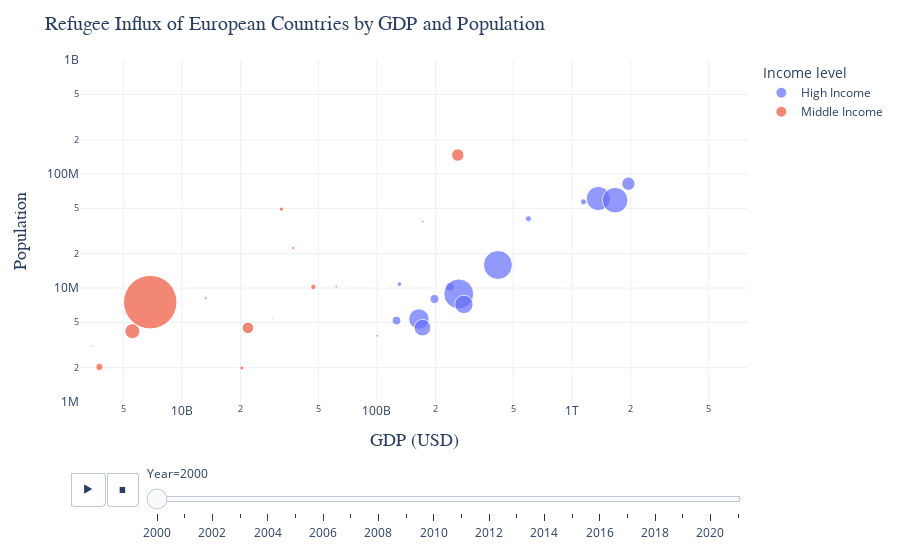

The notebook cell this image was saved under:
### Code cell
import wbdata
import datetime
import pandas as pd
import pycountry
from pycountry_convert import country_alpha2_to_continent_code, convert_continent_code_to_continent_name

df = pd.read_csv("../data/population1.csv")
df = df.dropna(subset=['Country of origin (ISO)', 'Country of asylum (ISO)'])

# Define a function to determine the continent of each country
def iso_to_continent(country_iso):
    try:
        country = pycountry.countries.get(alpha_3=country_iso)
        country_alpha2 = country.alpha_2
        continent_code = country_alpha2_to_continent_code(country_alpha2)
        continent_name = convert_continent_code_to_continent_name(continent_code)
        return continent_name
    except (KeyError, AttributeError):
        return None
    
# Clean dataset
df['asy_continent'] = df['Country of asylum (ISO)'].apply(iso_to_continent)

df = df.dropna()
df2 =df[df["asy_continent"]=="Europe"]
df2 = df2[df2["Year"]>=2000]
df2 = df2[df2["Year"]<=2021]
df3 = df2.groupby(["Country of asylum", "Country of asylum (ISO)", "Year"]).sum("Refugees under UNHCR's mandate")
df4 = df3[df3["Refugees under UNHCR's mandate"] != 0].reset_index()

df4.to_csv('gdp.csv', index=False)


# Function to get the population, GDP, and income level for each country
for index, row in df4.iterrows():
    # print(row["Country of asylum (ISO)"])
    data_date = datetime.datetime(row["Year"], 1, 1)
    # print(row["Year"])
    gdp_data = wbdata.get_data("NY.GDP.MKTP.CD", country=row["Country of asylum (ISO)"], data_date=data_date)
    population_data = wbdata.get_data("SP.POP.TOTL", country=row["Country of asylum (ISO)"], data_date=data_date)
    if row["Year"] == 2021:
        gni_data = wbdata.get_data("NY.GNP.MKTP.PC.CD", country=row["Country of asylum (ISO)"], data_date=datetime.datetime(2020, 1, 1))
    else:
        gni_data = wbdata.get_data("NY.GNP.MKTP.PC.CD", country=row["Country of asylum (ISO)"], data_date=data_date)

    df4.at[index, "GDP"] = gdp_data[0]["value"]
    df4.at[index, "Population"] = population_data[0]["value"]

    if row["Country of asylum (ISO)"] == "GRC":
        df4.at[index, "Income level"] = "High Income"
    elif row["Country of asylum (ISO)"] == "LIE":
        df4.at[index, "Income level"] = "High Income"
    elif row["Country of asylum (ISO)"] == "MCO":
        df4.at[index, "Income level"] = "High Income"
    elif gni_data[0]["value"] > 12475:
        df4.at[index, "Income level"] = "High Income"
    elif gni_data[0]["value"] < 12475:
        df4.at[index, "Income level"] = "Middle Income"

df4.to_csv('gdp.csv', index=False)

# Plot with plotly
import plotly.express as px
df = px.data.gapminder()

fig = px.scatter(df4, x="GDP", y="Population", animation_frame="Year",animation_group="Country of asylum",
                 size="Refugees under UNHCR's mandate", color="Income level", range_x=[3000000000,8000000000000], range_y=[1000000,1000000000],
                 category_orders={"Income level": ["High Income", "Middle Income"]},
                 hover_name="Country of asylum", log_x=True, log_y=True, size_max=60)

fig.update_xaxes(title_text="GDP (USD)")
fig.update_layout(template="plotly_white",
    title=dict(
    text="Refugee Influx of European Countries by GDP and Population",
    font=dict(
    family="Arial", size=20)
    ),

    yaxis_title=dict(
    # text="Asylum Countries of Ukraine Refugees from 2014 to 2022",
    font=dict(
    family="Arial", size=18)
    ),

    xaxis_title=dict(
    # text="Asylum Countries of Ukraine Refugees from 2014 to 2022",
    font=dict(
    family="Arial", size=18)
    ))
fig.show()

### Figure 1 — Plotly figure (JSON) as saved in the notebook; plotly's stock layout.template omitted (floating-point values rounded to 4 significant figures)
{"data": [{"hovertemplate": "<b>%{hovertext}</b><br><br>Income level=High Income<br>Year=2000<br>GDP=%{x}<br>Population=%{y}<br>Refugees under UNHCR's mandate=%{marker.size}<extra></extra>", "hovertext": ["Austria", "Belgium", "Denmark", "Finland", "France", "Germany", "Greece", "Iceland", "Ireland", "Italy", "Liechtenstein", "Netherlands", "Norway", "Spain", "Sweden", "Switzerland", "United Kingdom of Great Britain and Northern Ireland"], "ids": ["Austria", "Belgium", "Denmark", "Finland", "France", "Germany", "Greece", "Iceland", "Ireland", "Italy", "Liechtenstein", "Netherlands", "Norway", "Spain", "Sweden", "Switzerland", "United Kingdom of Great Britain and Northern Ireland"], "legendgroup": "High Income", "marker": {"color": "#636efa", "size": [13878, 13042, 70857, 13151, 98970, 30000, 3653, 235, 1270, 6228, 70, 141565, 47152, 6153, 151548, 57542, 111266], "sizemode": "area", "sizeref": 338.3, "symbol": "circle"}, "mode": "markers", "name": "High Income", "orientation": "v", "showlegend": true, "type": "scatter", "x": [197300000000.0, 236800000000.0, 164200000000.0, 126000000000.0, 1366000000000.0, 1948000000000.0, 130500000000.0, 9026000000.0, 100200000000.0, 1147000000000.0, 2484000000.0, 417500000000.0, 171200000000.0, 598400000000.0, 262800000000.0, 279200000000.0, 1666000000000.0], "xaxis": "x", "y": [8011566, 10251250, 5339616, 5176209, 60921384, 82211508, 10805808, 281205, 3805174, 56942108, 33026, 15925513, 4490967, 40567864, 8872109, 7184250, 58892514], "yaxis": "y"}, {"hovertemplate": "<b>%{hovertext}</b><br><br>Income level=Middle Income<br>Year=2000<br>GDP=%{x}<br>Population=%{y}<br>Refugees under UNHCR's mandate=%{marker.size}<extra></extra>", "hovertext": ["Albania", "Belarus", "Bosnia and Herzegovina", "Bulgaria", "Croatia", "Czechia", "Hungary", "Latvia", "Lithuania", "Malta", "North Macedonia", "Poland", "Portugal", "Rep. of Moldova", "Romania", "Russian Federation", "Serbia and Kosovo: S/RES/1244 (1999)", "Slovakia", "Slovenia", "Ukraine"], "ids": ["Albania", "Belarus", "Bosnia and Herzegovina", "Bulgaria", "Croatia", "Czechia", "Hungary", "Latvia", "Lithuania", "Malta", "North Macedonia", "Poland", "Portugal", "Rep. of Moldova", "Romania", "Russian Federation", "Serbia and Kosovo: S/RES/1244 (1999)", "Slovakia", "Slovenia", "Ukraine"], "legendgroup": "Middle Income", "marker": {"color": "#EF553B", "size": [521, 453, 38150, 1470, 22437, 1108, 5044, 5, 48, 191, 9048, 1006, 289, 64, 1677, 26246, 484390, 444, 2814, 2927], "sizemode": "area", "sizeref": 338.3, "symbol": "circle"}, "mode": "markers", "name": "Middle Income", "orientation": "v", "showlegend": true, "type": "scatter", "x": [3480000000.0, 12740000000.0, 5567000000.0, 13250000000.0, 21810000000.0, 61830000000.0, 47220000000.0, 7959000000.0, 11520000000.0, 4323000000.0, 3773000000.0, 172200000000.0, 118600000000.0, 1288000000.0, 37250000000.0, 259700000000.0, 6876000000.0, 29240000000.0, 20290000000.0, 32380000000.0], "xaxis": "x", "y": [3089027, 9979610, 4179350, 8170172, 4468302, 10255063, 10210971, 2367550, 3499536, 390087, 2026350, 38258629, 10289898, 2924668, 22442971, 146596869, 7516346, 5388720, 1988925, 49176500], "yaxis": "y"}], "layout": {"legend": {"itemsizing": "constant", "title": {"text": "Income level"}, "tracegroupgap": 0}, "margin": {"t": 60}, "sliders": [{"active": 0, "currentvalue": {"prefix": "Year="}, "len": 0.9, "pad": {"b": 10, "t": 60}, "steps": [{"args": [["2000"], {"frame": {"duration": 0, "redraw": false}, "fromcurrent": true, "mode": "immediate", "transition": {"duration": 0, "easing": "linear"}}], "label": "2000", "method": "animate"}, {"args": [["2001"], {"frame": {"duration": 0, "redraw": false}, "fromcurrent": true, "mode": "immediate", "transition": {"duration": 0, "easing": "linear"}}], "label": "2001", "method": "animate"}, {"args": [["2002"], {"frame": {"duration": 0, "redraw": false}, "fromcurrent": true, "mode": "immediate", "transition": {"duration": 0, "easing": "linear"}}], "label": "2002", "method": "animate"}, {"args": [["2003"], {"frame": {"duration": 0, "redraw": false}, "fromcurrent": true, "mode": "immediate", "transition": {"duration": 0, "easing": "linear"}}], "label": "2003", "method": "animate"}, {"args": [["2004"], {"frame": {"duration": 0, "redraw": false}, "fromcurrent": true, "mode": "immediate", "transition": {"duration": 0, "easing": "linear"}}], "label": "2004", "method": "animate"}, {"args": [["2005"], {"frame": {"duration": 0, "redraw": false}, "fromcurrent": true, "mode": "immediate", "transition": {"duration": 0, "easing": "linear"}}], "label": "2005", "method": "animate"}, {"args": [["2006"], {"frame": {"duration": 0, "redraw": false}, "fromcurrent": true, "mode": "immediate", "transition": {"duration": 0, "easing": "linear"}}], "label": "2006", "method": "animate"}, {"args": [["2007"], {"frame": {"duration": 0, "redraw": false}, "fromcurrent": true, "mode": "immediate", "transition": {"duration": 0, "easing": "linear"}}], "label": "2007", "method": "animate"}, {"args": [["2008"], {"frame": {"duration": 0, "redraw": false}, "fromcurrent": true, "mode": "immediate", "transition": {"duration": 0, "easing": "linear"}}], "label": "2008", "method": "animate"}, {"args": [["2009"], {"frame": {"duration": 0, "redraw": false}, "fromcurrent": true, "mode": "immediate", "transition": {"duration": 0, "easing": "linear"}}], "label": "2009", "method": "animate"}, {"args": [["2010"], {"frame": {"duration": 0, "redraw": false}, "fromcurrent": true, "mode": "immediate", "transition": {"duration": 0, "easing": "linear"}}], "label": "2010", "method": "animate"}, {"args": [["2011"], {"frame": {"duration": 0, "redraw": false}, "fromcurrent": true, "mode": "immediate", "transition": {"duration": 0, "easing": "linear"}}], "label": "2011", "method": "animate"}, {"args": [["2012"], {"frame": {"duration": 0, "redraw": false}, "fromcurrent": true, "mode": "immediate", "transition": {"duration": 0, "easing": "linear"}}], "label": "2012", "method": "animate"}, {"args": [["2013"], {"frame": {"duration": 0, "redraw": false}, "fromcurrent": true, "mode": "immediate", "transition": {"duration": 0, "easing": "linear"}}], "label": "2013", "method": "animate"}, {"args": [["2014"], {"frame": {"duration": 0, "redraw": false}, "fromcurrent": true, "mode": "immediate", "transition": {"duration": 0, "easing": "linear"}}], "label": "2014", "method": "animate"}, {"args": [["2015"], {"frame": {"duration": 0, "redraw": false}, "fromcurrent": true, "mode": "immediate", "transition": {"duration": 0, "easing": "linear"}}], "label": "2015", "method": "animate"}, {"args": [["2016"], {"frame": {"duration": 0, "redraw": false}, "fromcurrent": true, "mode": "immediate", "transition": {"duration": 0, "easing": "linear"}}], "label": "2016", "method": "animate"}, {"args": [["2017"], {"frame": {"duration": 0, "redraw": false}, "fromcurrent": true, "mode": "immediate", "transition": {"duration": 0, "easing": "linear"}}], "label": "2017", "method": "animate"}, {"args": [["2018"], {"frame": {"duration": 0, "redraw": false}, "fromcurrent": true, "mode": "immediate", "transition": {"duration": 0, "easing": "linear"}}], "label": "2018", "method": "animate"}, {"args": [["2019"], {"frame": {"duration": 0, "redraw": false}, "fromcurrent": true, "mode": "immediate", "transition": {"duration": 0, "easing": "linear"}}], "label": "2019", "method": "animate"}, {"args": [["2020"], {"frame": {"duration": 0, "redraw": false}, "fromcurrent": true, "mode": "immediate", "transition": {"duration": 0, "easing": "linear"}}], "label": "2020", "method": "animate"}, {"args": [["2021"], {"frame": {"duration": 0, "redraw": false}, "fromcurrent": true, "mode": "immediate", "transition": {"duration": 0, "easing": "linear"}}], "label": "2021", "method": "animate"}], "x": 0.1, "xanchor": "left", "y": 0, "yanchor": "top"}], "title": {"font": {"family": "Arial", "size": 20}, "text": "Refugee Influx of European Countries by GDP and Population"}, "updatemenus": [{"buttons": [{"args": [null, {"frame": {"duration": 500, "redraw": false}, "fromcurrent": true, "mode": "immediate", "transition": {"duration": 500, "easing": "linear"}}], "label": "&#9654;", "method": "animate"}, {"args": [[null], {"frame": {"duration": 0, "redraw": false}, "fromcurrent": true, "mode": "immediate", "transition": {"duration": 0, "easing": "linear"}}], "label": "&#9724;", "method": "animate"}], "direction": "left", "pad": {"r": 10, "t": 70}, "showactive": false, "type": "buttons", "x": 0.1, "xanchor": "right", "y": 0, "yanchor": "top"}], "xaxis": {"anchor": "y", "domain": [0, 1], "range": [9.477, 12.9], "title": {"font": {"family": "Arial", "size": 18}, "text": "GDP (USD)"}, "type": "log"}, "yaxis": {"anchor": "x", "domain": [0, 1], "range": [6.0, 9.0], "title": {"font": {"family": "Arial", "size": 18}, "text": "Population"}, "type": "log"}}}
